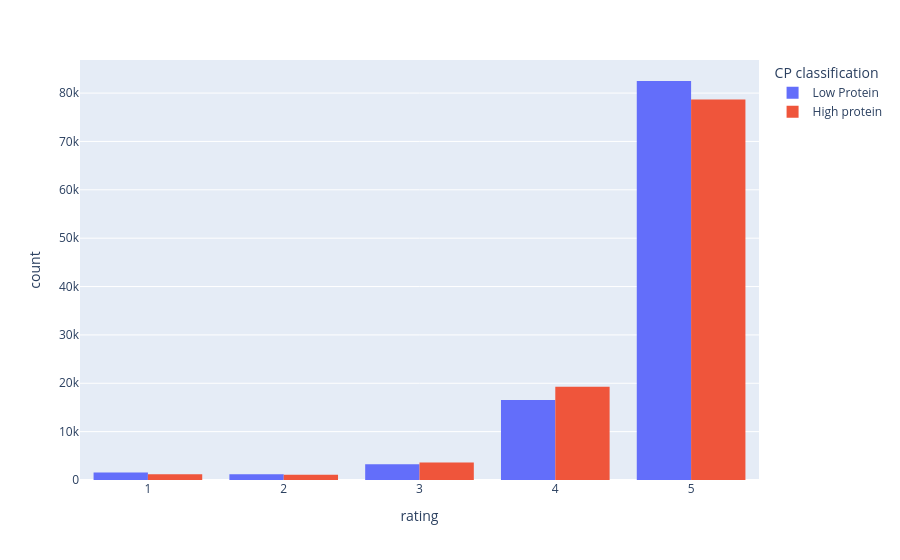

Source (notebook cell):
### Code cell
fig = px.histogram(df, x='rating', color='CP classification', barmode='group')
fig

### Figure 1 — Plotly figure (JSON) as saved in the notebook; plotly's stock layout.template omitted (floating-point values rounded to 4 significant figures; data arrays with more than 128 entries replaced by an {"elided": "..."} marker saying what was removed)
{"data": [{"alignmentgroup": "True", "bingroup": "x", "hovertemplate": "CP classification=Low Protein<br>rating=%{x}<br>count=%{y}<extra></extra>", "legendgroup": "Low Protein", "marker": {"color": "#636efa", "pattern": {"shape": ""}}, "name": "Low Protein", "offsetgroup": "Low Protein", "orientation": "v", "showlegend": true, "type": "histogram", "x": {"elided": "112548 int values"}, "xaxis": "x", "yaxis": "y"}, {"alignmentgroup": "True", "bingroup": "x", "hovertemplate": "CP classification=High protein<br>rating=%{x}<br>count=%{y}<extra></extra>", "legendgroup": "High protein", "marker": {"color": "#EF553B", "pattern": {"shape": ""}}, "name": "High protein", "offsetgroup": "High protein", "orientation": "v", "showlegend": true, "type": "histogram", "x": {"elided": "110773 int values"}, "xaxis": "x", "yaxis": "y"}], "layout": {"barmode": "group", "legend": {"title": {"text": "CP classification"}, "tracegroupgap": 0}, "margin": {"t": 60}, "xaxis": {"anchor": "y", "domain": [0, 1], "title": {"text": "rating"}}, "yaxis": {"anchor": "x", "domain": [0, 1], "title": {"text": "count"}}}}
